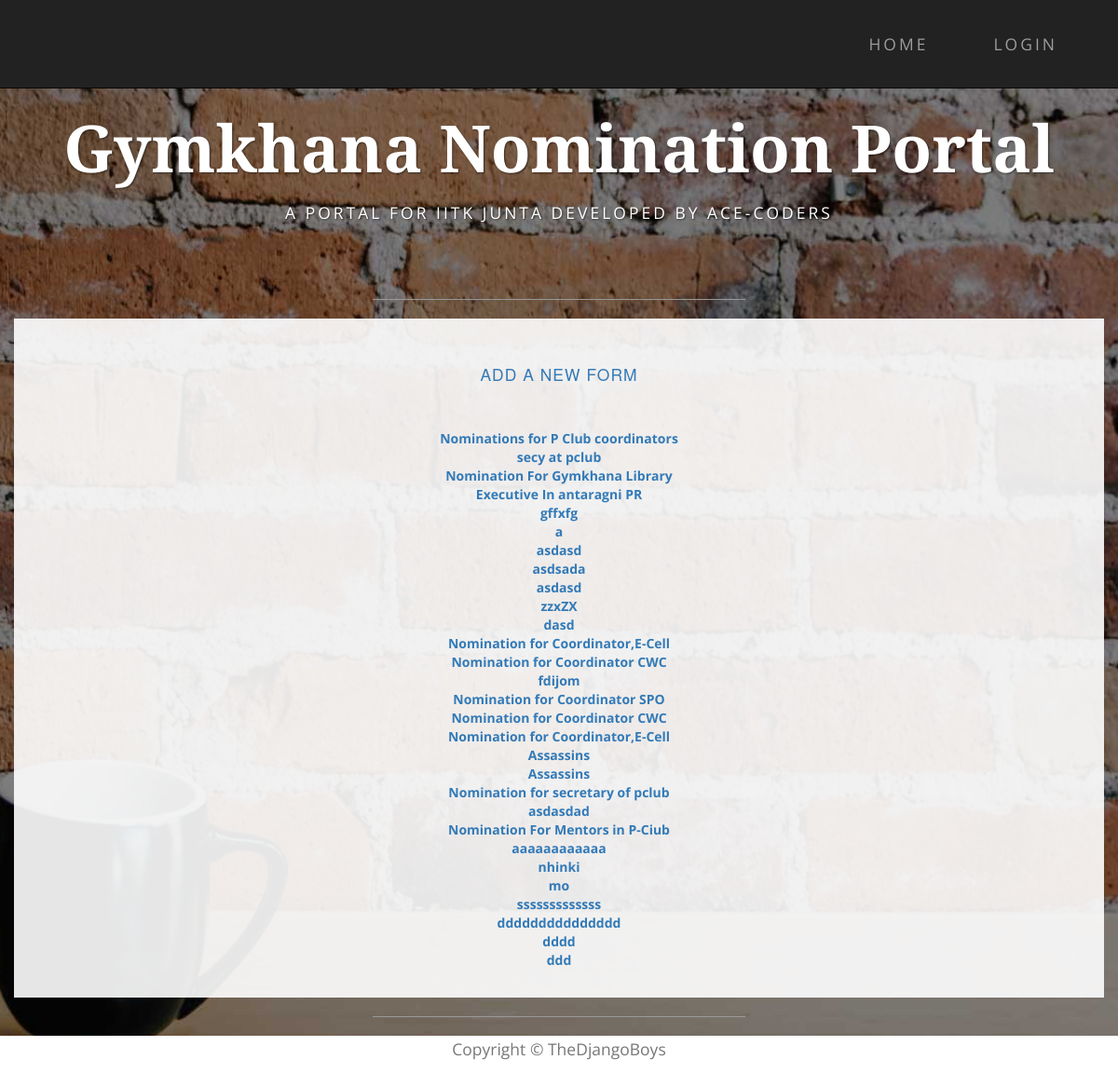
Before: /forms/ with the older database file.
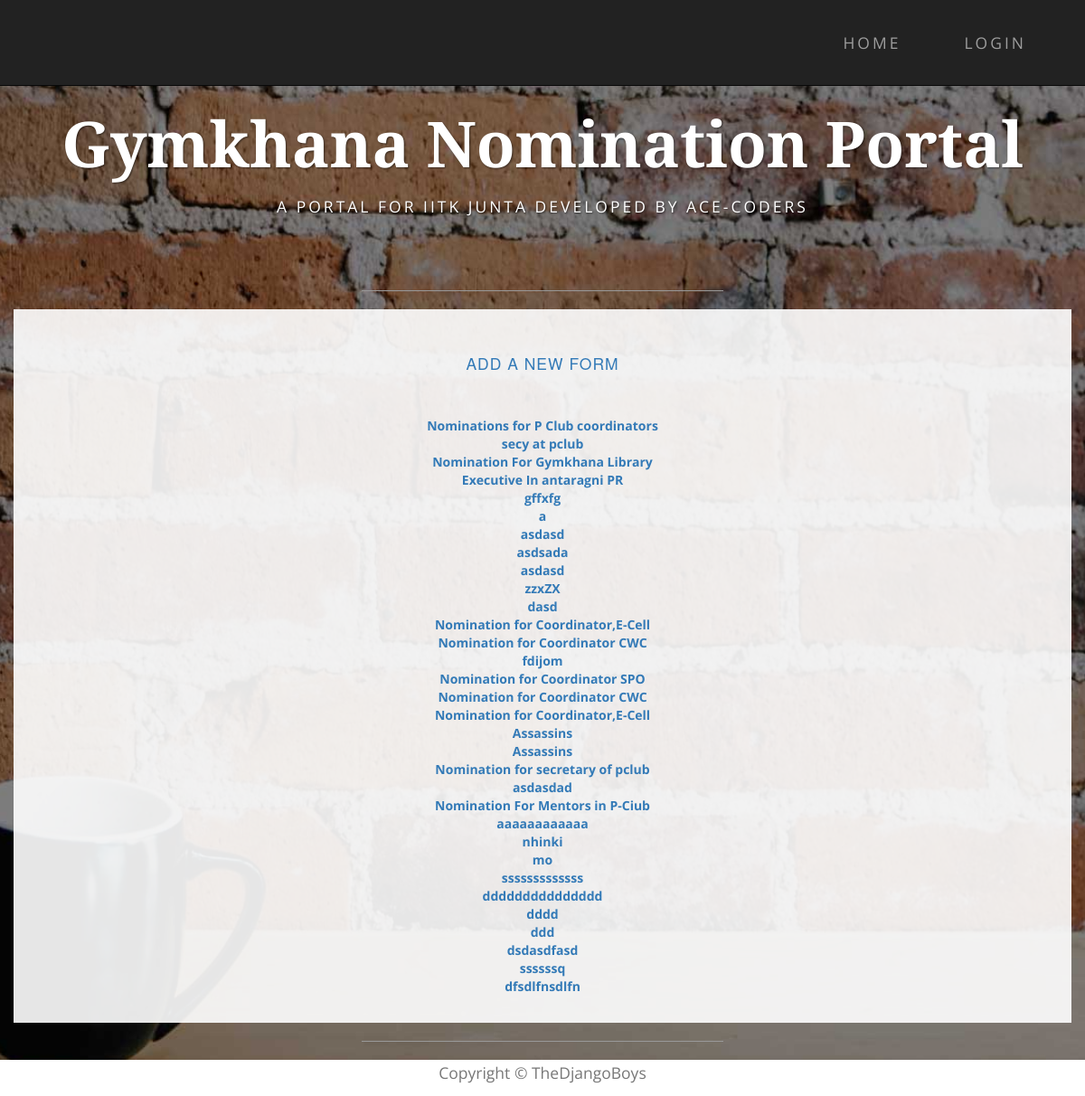
After: the same page with the newer database file.
### forms/models.py (models this page shows, shortened)
class Questionnaire(models.Model):
    name = models.CharField(max_length=100, null=True)
    description = models.TextField(max_length=1000)
    status = models.CharField(max_length=100, null=True, blank=True)

### forms/views.py (the view)
def index(request):
    forms = Questionnaire.objects.all()
    return render(request, 'forms/index.html', context={'forms': forms})

### forms/templates/forms/index.html (shortened to what this page needs)
{% extends "index.html" %}
{% load staticfiles %}
{% block content %}
<div class="container box">
    <div class="row">
        <div class="col-lg-12">
            <h2 class="intro-text text-center">
                <a href="{% url 'forms:build_form' %}">Add a new form</a>
            </h2>
            <br>
            <br>
            {% for form in forms %}
            <div class="row text-center">
                <a href="{% url 'forms:show_form' form.id %}"> <strong>{{form.name}}</strong></a>
            </div>
            {% endfor%}
        </div>
    </div>
</div>
{% endblock content %}

Changed rows visible on the page:
added Questionnaire: name "dsdasdfasd"
added Questionnaire: name "ssssssq"
added Questionnaire: name "dfsdlfnsdlfn"
